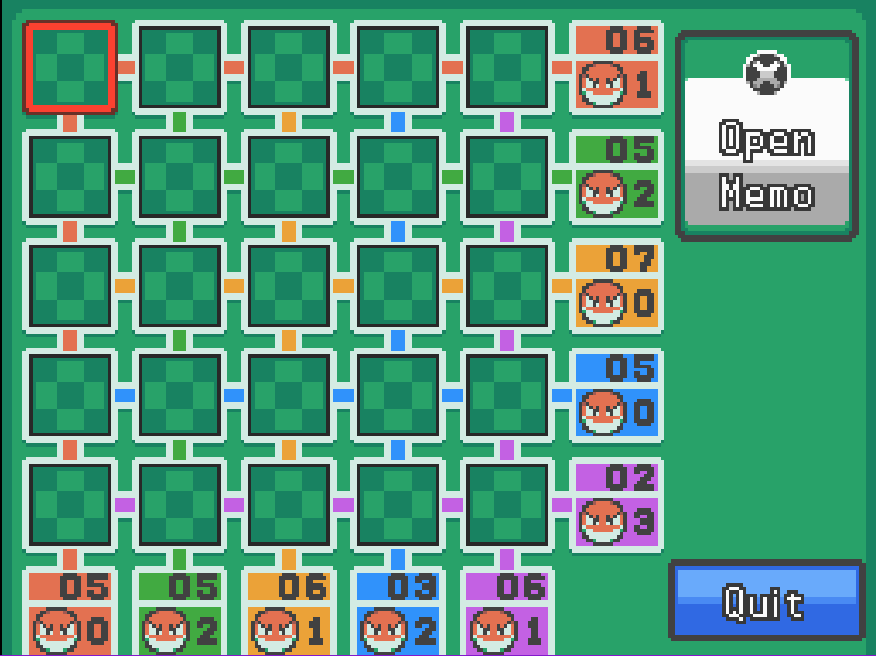
#> input picture assets/GameBoard.png, 876 x 656 px; its folder holds only this picture in this run
$ python screen_parser.py ../../../assets/GameBoard.png out.png
#> lines starting #> are read from the running program, lines starting #| are printed output that depends on the picture; after the words box and inside, x2 and y2 are one past the last pixel; in counts of white or black regions, pixels touching at a corner belong together
from __future__ import annotations

from dataclasses import dataclass
from datetime import datetime
import itertools
import os
from pathlib import Path
import argparse

import cv2
import numpy as np


@dataclass(slots=True)
class Region:
    name: str
    x: int
    y: int
    w: int
    h: int


@dataclass(slots=True)
class ScreenParseResult:
    image_width: int
    image_height: int
    regions: list[Region]
    warnings: list[str]
    region_methods: dict[str, str]

    def by_name(self) -> dict[str, Region]:
        return {region.name: region for region in self.regions}

    # [17 lines left out: function method_summary, not called in this run]


class ScreenBoardParser:
    """Detects coarse Voltorb Flip regions from a full screenshot."""
    TILE_TEMPLATE_MIN_SCORE = 0.80
    CLUE_TEMPLATE_MIN_SCORE = 0.52

    def __init__(self, debug_dir: str | Path | None = None) -> None:
        self._clue_templates: list[np.ndarray] = []
        self._tile_templates: list[np.ndarray] = []
        self._tile_template_names: list[str] = []
        self._anchor_templates: list[np.ndarray] = []
        self._anchor_template_names: list[str] = []
        self._anchor_alt_templates: list[np.ndarray] = []
        self._anchor_alt_template_names: list[str] = []
        self._bl_anchor_templates: list[np.ndarray] = []
        self._bl_anchor_template_names: list[str] = []
        self._bl_anchor_alt_templates: list[np.ndarray] = []
        self._bl_anchor_alt_template_names: list[str] = []
        self._grid_layout: dict[str, object] | None = None
        env_debug = os.environ.get("VOLTORB_PARSER_DEBUG_DIR", "").strip()
        selected_debug_dir = debug_dir if debug_dir is not None else (env_debug or None)
        self._debug_dir = Path(selected_debug_dir).expanduser().resolve() if selected_debug_dir else None
        self._debug_run_dir: Path | None = None
        env_tile_threshold = os.environ.get("VOLTORB_TILE_TEMPLATE_MIN_SCORE", "").strip()
        if env_tile_threshold:
            try:
                threshold = float(env_tile_threshold)
                self._tile_template_min_score = max(0.0, min(1.0, threshold))
            except ValueError:
                self._tile_template_min_score = self.TILE_TEMPLATE_MIN_SCORE
        else:
            self._tile_template_min_score = self.TILE_TEMPLATE_MIN_SCORE

    def parse(self, image_path: str) -> ScreenParseResult:
        image = cv2.imread(image_path)
        if image is None:
            raise ValueError(f"Failed to read image: {image_path}")

        self._grid_layout = None
        self._begin_debug_run(image_path, image)

        image_h, image_w = image.shape[:2]
        warnings: list[str] = []

        panel = self._detect_game_panel(image)
        if panel is None:
            warnings.append("Could not detect game panel from screenshot; using full image.")
            panel = (0, 0, image_w, image_h)
        self._debug_log(f"panel={panel}")

        px, py, pw, ph = panel
        panel_roi = image[py : py + ph, px : px + pw]
        self._debug_write_image("panel_roi.png", panel_roi)

        board_method = "tile-template-grid"
        board = self._detect_board_grid_from_templates(image, panel)
        if board is None:
            raise ValueError("Could not detect board grid from tile templates.")
        self._debug_log(f"board_method={board_method} board={board}")

        regions = self._build_regions(image_w, image_h, panel, board)
        regions = self._refine_clue_regions_with_templates(image, regions, board)

        region_methods: dict[str, str] = {}
        for region in regions:
            if region.name.startswith("("):
                region_methods[region.name] = board_method
                continue
            if region.name.startswith("r") and region.name[1:].isdigit():
                region_methods[region.name] = "template-clue"
                continue
            if region.name.startswith("c") and region.name[1:].isdigit():
                region_methods[region.name] = "template-clue"
                continue
            region_methods[region.name] = "unknown"

        result = ScreenParseResult(
            image_width=image_w,
            image_height=image_h,
            regions=regions,
            warnings=warnings,
            region_methods=region_methods,
        )
        self._debug_log(f"method_summary={result.method_summary()}")
        if warnings:
            self._debug_log("warnings=" + " | ".join(warnings))
        self._end_debug_run()
        return result

    def annotate(self, image_path: str, output_path: str) -> ScreenParseResult:
        result = self.parse(image_path)
        image = cv2.imread(image_path)
        if image is None:
            raise ValueError(f"Failed to read image: {image_path}")

        for idx, region in enumerate(result.regions):
            color = self._label_color(idx)
            x2 = region.x + region.w
            y2 = region.y + region.h
            cv2.rectangle(image, (region.x, region.y), (x2, y2), color, 2)
            cv2.putText(
                image,
                region.name,
                (region.x + 4, max(region.y - 8, 16)),
                cv2.FONT_HERSHEY_SIMPLEX,
                0.6,
                color,
                2,
                cv2.LINE_AA,
            )

        output = Path(output_path)
        output.parent.mkdir(parents=True, exist_ok=True)
        if not cv2.imwrite(str(output), image):
            raise ValueError(f"Failed to write annotated image: {output_path}")
        return result

    def _detect_game_panel(self, image: np.ndarray) -> tuple[int, int, int, int] | None:
        hsv = cv2.cvtColor(image, cv2.COLOR_BGR2HSV)

        # Voltorb board/game panel is strongly green in DS screenshots.
        mask = cv2.inRange(hsv, (35, 35, 35), (95, 255, 255))
        kernel = np.ones((5, 5), dtype=np.uint8)
        mask = cv2.morphologyEx(mask, cv2.MORPH_OPEN, kernel)
        mask = cv2.morphologyEx(mask, cv2.MORPH_CLOSE, kernel)

        contours, _ = cv2.findContours(mask, cv2.RETR_EXTERNAL, cv2.CHAIN_APPROX_SIMPLE)
        if not contours:
            return None

        image_h, image_w = image.shape[:2]
        min_area = image_w * image_h * 0.03
        candidates: list[tuple[int, int, int, int]] = []
        for contour in contours:
            x, y, w, h = cv2.boundingRect(contour)
            area = w * h
            if area < min_area:
                continue
            aspect = w / max(h, 1)
            if 0.45 <= aspect <= 1.45:
                candidates.append((x, y, w, h))

        if not candidates:
            return None
        return max(candidates, key=lambda c: c[2] * c[3])

    def _detect_board_grid_from_templates(
        self,
        image: np.ndarray,
        panel: tuple[int, int, int, int],
    ) -> tuple[int, int, int, int] | None:
        tile_templates = self._load_tile_templates()
        if not tile_templates:
            return None

        px, py, pw, ph = panel
        roi = image[py : py + ph, px : px + pw]
        if roi.size == 0:
            self._debug_log("tile_template: empty panel ROI")
            return None

        gray = cv2.cvtColor(roi, cv2.COLOR_BGR2GRAY)
        self._debug_write_image("tile_match_gray_panel.png", gray)
        centers, sides, stats = self._match_tile_centers(gray, tile_templates)
        self._debug_log(
            "tile_template: "
            f"templates={stats['template_count']} "
            f"raw_hits={stats['raw_hit_count']} "
            f"nms_kept={stats['nms_kept_count']} "
            f"best_score={stats['best_score']:.4f} "
            f"strict_threshold={stats.get('strict_threshold', self._tile_template_min_score):.2f} "
            f"relaxed_threshold={stats.get('relaxed_threshold', self._tile_template_min_score):.2f} "
            f"relaxed_hits={stats.get('relaxed_hit_count', 0)} "
            f"relaxed_used={stats.get('used_relaxed_fallback', False)}"
        )
        per_template = stats.get("per_template", [])
        if per_template:
            template_lines = []
            for info in per_template:
                template_lines.append(
                    f"{info['name']}: max={info['max_score']:.4f}, hits={info['hit_count']}"
                )
            self._debug_log("tile_template per-template: " + " | ".join(template_lines))

        if stats["draw_overlay"] is not None:
            self._debug_write_image("tile_match_overlay.png", stats["draw_overlay"])

        if len(centers) < 12:
            self._debug_log("tile_template: failed due to insufficient centers (<12)")
            return None

        # Optional anchor can reduce false-positive clusters when available.
        anchor = self._find_anchor(gray)
        if anchor is not None and stats["draw_overlay"] is not None:
            ax_i = int(round(anchor["reference_x"]))
            ay_i = int(round(anchor["reference_y"]))
            overlay_with_anchor = stats["draw_overlay"].copy()
            cv2.drawMarker(
                overlay_with_anchor,
                (ax_i, ay_i),
                (255, 255, 0),
                markerType=cv2.MARKER_CROSS,
                markerSize=18,
                thickness=2,
                line_type=cv2.LINE_AA,
            )
            cv2.putText(
                overlay_with_anchor,
                f"anchor ({ax_i},{ay_i})",
                (ax_i + 8, max(16, ay_i - 8)),
                cv2.FONT_HERSHEY_SIMPLEX,
                0.45,
                (255, 255, 0),
                1,
                cv2.LINE_AA,
            )
            self._debug_write_image("tile_match_overlay_with_anchor.png", overlay_with_anchor)
        if anchor is not None:
            ax = anchor["reference_x"]
            ay = anchor["reference_y"]
            if anchor["corner"] == "top-right":
                filtered_centers = [
                    center for center in centers if center[0] <= ax + 12 and center[1] >= ay - 12
                ]
            else:
                filtered_centers = [
                    center for center in centers if center[0] >= ax - 12 and center[1] >= ay - 12
                ]
            min_centers_after_filter = max(25, int(round(len(centers) * 0.60)))
            if len(filtered_centers) >= min_centers_after_filter:
                centers = filtered_centers
                self._debug_log(
                    "tile_template: "
                    f"anchor_corner={anchor['corner']} "
                    f"anchor_ref=({anchor['reference_x']:.1f},{anchor['reference_y']:.1f}) "
                    f"centers_after_anchor_filter={len(centers)}"
                )
            else:
                self._debug_log(
                    "tile_template: "
                    f"anchor_corner={anchor['corner']} "
                    f"anchor_ref=({anchor['reference_x']:.1f},{anchor['reference_y']:.1f}) "
                    f"ignored_anchor_filter_kept={len(filtered_centers)} "
                    f"required={min_centers_after_filter}"
                )

        tolerance = max(8, int(round(np.median(sides) * 0.35))) if sides else 10
        x_clusters = self._cluster_axis([x for x, _y in centers], tolerance=tolerance)
        y_clusters = self._cluster_axis([y for _x, y in centers], tolerance=tolerance)
        self._debug_log(
            f"tile_template: tolerance={tolerance}, x_clusters={len(x_clusters)}, y_clusters={len(y_clusters)}"
        )
        if len(x_clusters) < 5 or len(y_clusters) < 5:
            self._debug_log("tile_template: failed due to insufficient clusters")
            return None

        x_clusters = self._select_grid_clusters(x_clusters, expected=5)
        y_clusters = self._select_grid_clusters(y_clusters, expected=5)
        x_centers = sorted(cluster[0] for cluster in x_clusters)
        y_centers = sorted(cluster[0] for cluster in y_clusters)

        if len(x_centers) < 5 or len(y_centers) < 5:
            return None

        if sides:
            side = int(round(np.median(sides)))
        else:
            side = int(round(min(pw, ph) * 0.16))

        self._grid_layout = {
            "x_centers": [px + center for center in x_centers],
            "y_centers": [py + center for center in y_centers],
            "tile_side": int(side),
        }
        board_x = int(round(px + x_centers[0] - side / 2))
        board_y = int(round(py + y_centers[0] - side / 2))
        board_w = int(round((x_centers[-1] - x_centers[0]) + side))
        board_h = int(round((y_centers[-1] - y_centers[0]) + side))
        self._debug_log(
            f"tile_template: success board_local=({board_x - px},{board_y - py},{board_w},{board_h}) side={side}"
        )
        return board_x, board_y, board_w, board_h

    # [561 lines left out: functions _match_tile_centers, _find_anchor, _build_regions, _refine_clue_regions_with_templates, _accept_template_clue_matches, _match_clue_regions and 2 more, not called in this run]

    def _load_tile_templates(self) -> list[np.ndarray]:
        if self._tile_templates:
            return self._tile_templates

        templates, names = self._load_templates_by_keyword("tile")
        self._tile_templates = templates
        self._tile_template_names = names
        return self._tile_templates

    # [132 lines left out: functions _is_tr_anchor_name, _is_bl_anchor_name, _load_anchor_templates, _load_bl_anchor_templates, _match_corner_anchor, find_board_corner_rect, not called in this run]

    def _load_templates_by_keyword(self, keyword: str) -> tuple[list[np.ndarray], list[str]]:
        repo_root = Path(__file__).resolve().parents[3]
        templates_dir = repo_root / "assets" / "templates"
        if not templates_dir.exists():
            return [], []

        candidates = sorted(
            path
            for path in templates_dir.glob("*.png")
            if keyword in path.stem.lower()
            and not path.stem.lower().endswith("tmp")
            and not path.stem.lower().startswith("test_")
            and "_test" not in path.stem.lower()
        )

        loaded: list[np.ndarray] = []
        names: list[str] = []
        for path in candidates:
            template = cv2.imread(str(path), cv2.IMREAD_GRAYSCALE)
            if template is None:
                continue
            h, w = template.shape[:2]
            if h < 8 or w < 8:
                continue
            loaded.append(template)
            names.append(path.name)
        return loaded, names

    def _begin_debug_run(self, image_path: str, image: np.ndarray) -> None:
        if self._debug_dir is None:
            self._debug_run_dir = None
            return

        run_name = f"{Path(image_path).stem}_{datetime.now().strftime('%Y%m%d_%H%M%S_%f')}"
        run_dir = self._debug_dir / run_name
        run_dir.mkdir(parents=True, exist_ok=True)
        self._debug_run_dir = run_dir

        self._debug_log(f"input={image_path}")
        self._debug_log(f"image_shape={image.shape[1]}x{image.shape[0]}")
        self._debug_write_image("input.png", image)

    def _end_debug_run(self) -> None:
        self._debug_run_dir = None

    def _debug_log(self, message: str) -> None:
        if self._debug_run_dir is None:
            return
        log_path = self._debug_run_dir / "debug.log"
        with log_path.open("a", encoding="utf-8") as fh:
            fh.write(message + "\n")

    def _debug_write_image(self, name: str, image: np.ndarray) -> None:
        if self._debug_run_dir is None:
            return
        cv2.imwrite(str(self._debug_run_dir / name), image)

    # [92 lines left out: functions _make_region, _cluster_axis, _select_grid_clusters, _split_axis, _label_color, not called in this run]


def main() -> int:
    arg_parser = argparse.ArgumentParser(description="Label Voltorb Flip screenshot regions")
    arg_parser.add_argument("input_image", help="Path to screenshot image")
    arg_parser.add_argument("output_image", help="Path to save labeled image")
    args = arg_parser.parse_args()

    parser = ScreenBoardParser()
    result = parser.annotate(args.input_image, args.output_image)
#> in parse, image is the input picture: shape (656, 876, 3); mean B, G, R 126.1, 154.1, 85.2
#> in _detect_game_panel, `hsv = cv2.cvtColor(image, cv2.COLOR_BGR2HSV)`: hsv: shape (656, 876, 3); mean H, S, V 65.5, 139.3, 165.1
#> in _detect_game_panel, `mask = cv2.inRange(hsv, (35, 35, 35), (95, 255, 255))`:
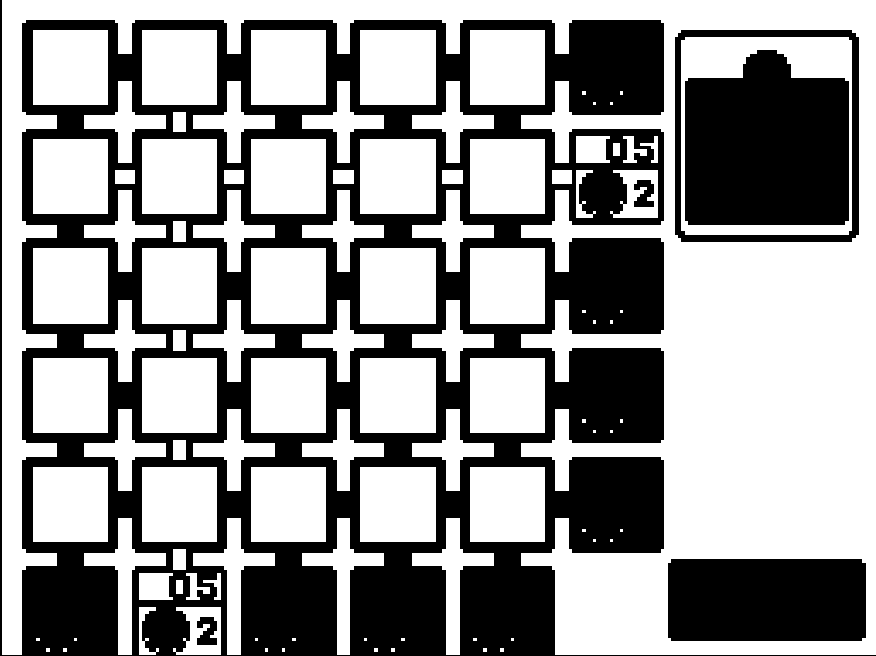
#> mask: shape (656, 876); 59.7% white; 6 black regions, box (x1, y1, x2, y2) and area: (0, 0, 876, 656) 184323, (685, 50, 849, 225) 25200, (668, 559, 866, 641) 16187, (675, 30, 859, 242) 5066, (197, 617, 217, 645) 412, (634, 180, 654, 207) 388
#> in _detect_game_panel, `mask = cv2.morphologyEx(mask, cv2.MORPH_OPEN, kernel)`:
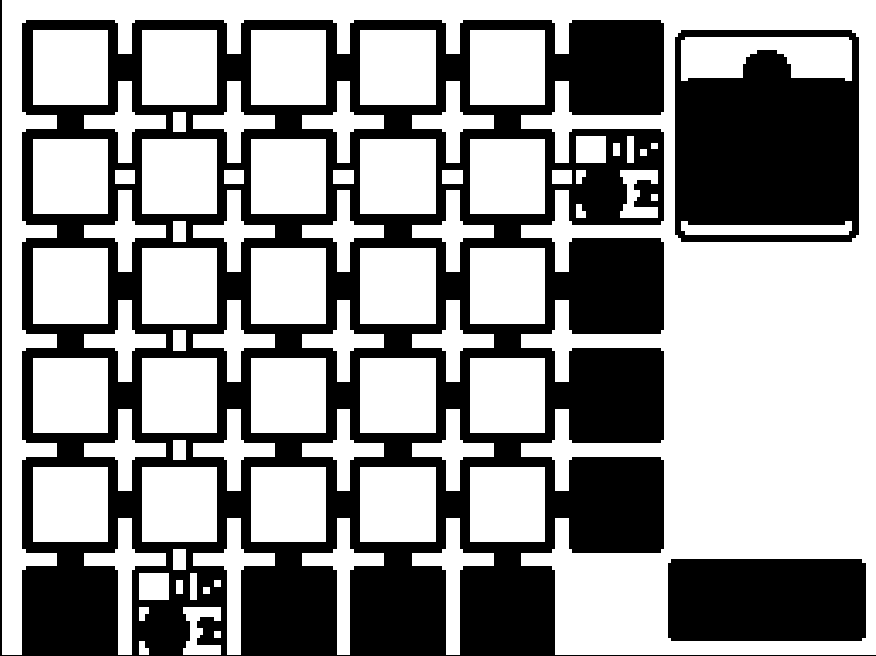
#> mask: shape (656, 876); 59.3% white; 3 black regions, box (x1, y1, x2, y2) and area: (0, 0, 876, 656) 186544, (675, 30, 859, 242) 31246, (668, 559, 866, 641) 16187
#> in _detect_game_panel, `mask = cv2.morphologyEx(mask, cv2.MORPH_CLOSE, kernel)`:
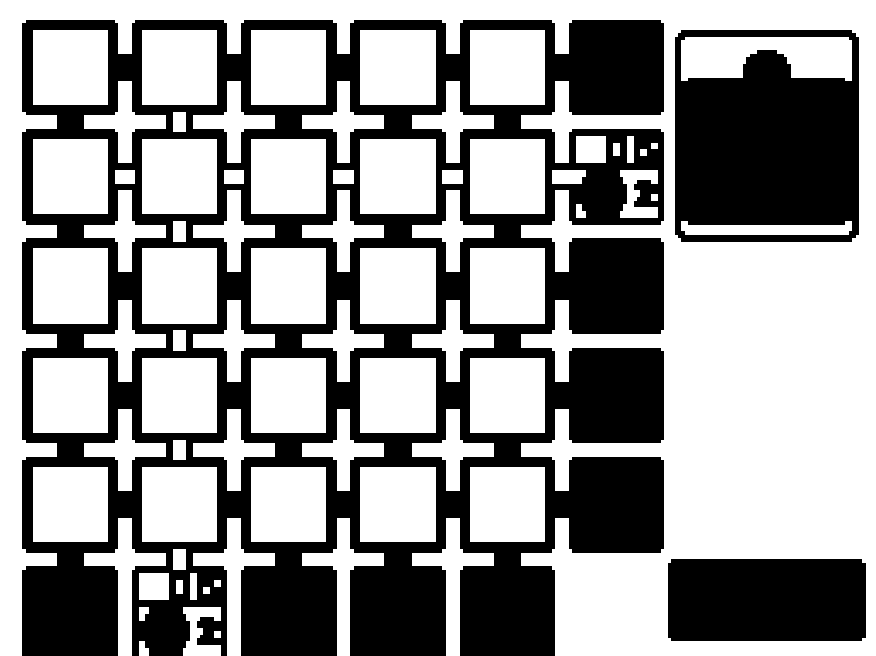
#> mask: shape (656, 876); 59.6% white; 3 black regions
#> in _detect_game_panel, `contours, _ = cv2.findContours(mask, cv2.RETR_EXTERNAL, cv2.CHAIN_APPR..`: contours = 73 contours; largest, box (x1, y1, x2, y2) and area: (0, 0, 876, 656) 191982, (360, 248, 436, 324) 5625, (360, 467, 436, 542) 5550, (360, 358, 436, 433) 5550, (470, 248, 545, 324) 5550
#> the loop in _detect_game_panel, `for contour in contours:` made 73 passes
#> (contour, x, y, w, h, area) on passes 2, 5, 6, 7, 8, 9, 10, 15, 16: ([[214, 631], [214, 637], [220, 637], [220, 631]], 214, 631, 7, 7, 49), ([[203, 587], [203, 593], [209, 593], [209, 587]], 203, 587, 7, 7, 49), ([[214, 580], [214, 586], [220, 586], [220, 580]], 214, 580, 7, 7, 49), ([[176, 580], [176, 593], [182, 593], [182, 580]], 176, 580, 7, 14, 98), ([[190, 573], [190, 599], [196, 599], [196, 573]], 190, 573, 7, 27, 189), ([[139, 573], [139, 599], [168, 599], [168, 573]], 139, 573, 30, 27, 810), ([[173, 549], [173, 569], [185, 569], [185, 549]], 173, 549, 13, 21, 273), ([[470, 467], [470, 541], [544, 541], [544, 467]], 470, 467, 75, 75, 5625), ([[360, 467], [360, 541], [435, 541], [435, 467]], 360, 467, 76, 75, 5700)
#> (x, y, w, h, area) on passes 1, 3, 4, 11, 12, 13: (139, 641, 10, 15, 150), (183, 607, 38, 49, 1862), (139, 607, 10, 14, 140), (412, 518, 82, 138, 11316), (302, 518, 82, 138, 11316), (193, 518, 82, 138, 11316)
#> after the loop in _detect_game_panel, `for contour in contours:`: candidates = [(0, 0, 876, 656)]
#> in parse, `panel = self._detect_game_panel(image)`: panel = (0, 0, 876, 656)
#> in parse, `px, py, pw, ph = panel`: px = 0; pw = 876; ph = 656
    print(f"Labeled image written to: {args.output_image}")
    for region in result.regions:
        method = result.region_methods.get(region.name, "unknown")
        print(
            f"- {region.name}: x={region.x}, y={region.y}, w={region.w}, h={region.h}, method={method}"
        )
    print(f"Method summary: {result.method_summary()}")
    if result.warnings:
        print("Warnings:")
        for warning in result.warnings:
            print(f"- {warning}")
    return 0


if __name__ == "__main__":
#> (the run stopped early here; a loop or call above may not have finished)
